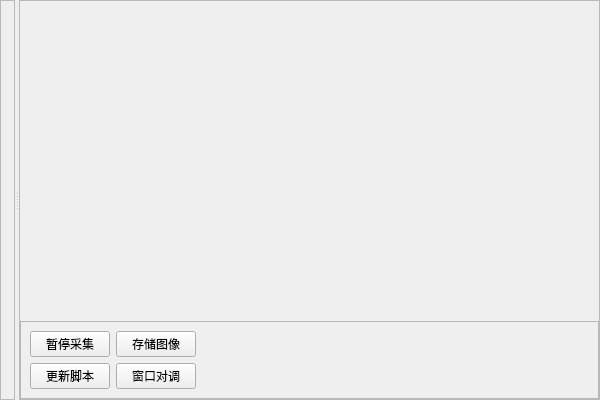
<?xml version="1.0" encoding="UTF-8"?>
<ui version="4.0">
 <class>Form</class>
 <widget class="QWidget" name="Form">
  <property name="geometry">
   <rect>
    <x>0</x>
    <y>0</y>
    <width>600</width>
    <height>400</height>
   </rect>
  </property>
  <property name="windowTitle">
   <string>Form</string>
  </property>
  <layout class="QVBoxLayout" name="Form_lay">
   <property name="spacing">
    <number>0</number>
   </property>
   <property name="leftMargin">
    <number>0</number>
   </property>
   <property name="topMargin">
    <number>0</number>
   </property>
   <property name="rightMargin">
    <number>0</number>
   </property>
   <property name="bottomMargin">
    <number>0</number>
   </property>
   <item>
    <layout class="QHBoxLayout" name="header"/>
   </item>
   <item>
    <widget class="QSplitter" name="splitter">
     <property name="orientation">
      <enum>Qt::Horizontal</enum>
     </property>
     <widget class="QFrame" name="wx_left">
      <property name="frameShape">
       <enum>QFrame::StyledPanel</enum>
      </property>
      <property name="frameShadow">
       <enum>QFrame::Raised</enum>
      </property>
      <layout class="QVBoxLayout" name="left">
       <property name="leftMargin">
        <number>2</number>
       </property>
       <property name="topMargin">
        <number>2</number>
       </property>
       <property name="rightMargin">
        <number>2</number>
       </property>
       <property name="bottomMargin">
        <number>2</number>
       </property>
      </layout>
     </widget>
     <widget class="QFrame" name="wx_right">
      <property name="frameShape">
       <enum>QFrame::StyledPanel</enum>
      </property>
      <property name="frameShadow">
       <enum>QFrame::Raised</enum>
      </property>
      <layout class="QVBoxLayout" name="right">
       <property name="spacing">
        <number>2</number>
       </property>
       <property name="leftMargin">
        <number>0</number>
       </property>
       <property name="topMargin">
        <number>0</number>
       </property>
       <property name="rightMargin">
        <number>0</number>
       </property>
       <property name="bottomMargin">
        <number>0</number>
       </property>
       <item>
        <layout class="QVBoxLayout" name="rup">
         <property name="leftMargin">
          <number>2</number>
         </property>
         <property name="topMargin">
          <number>2</number>
         </property>
         <property name="rightMargin">
          <number>2</number>
         </property>
         <property name="bottomMargin">
          <number>2</number>
         </property>
        </layout>
       </item>
       <item>
        <spacer name="verticalSpacer">
         <property name="orientation">
          <enum>Qt::Vertical</enum>
         </property>
         <property name="sizeHint" stdset="0">
          <size>
           <width>20</width>
           <height>40</height>
          </size>
         </property>
        </spacer>
       </item>
       <item>
        <widget class="QFrame" name="controlers">
         <property name="frameShape">
          <enum>QFrame::StyledPanel</enum>
         </property>
         <property name="frameShadow">
          <enum>QFrame::Raised</enum>
         </property>
         <layout class="QGridLayout" name="rdown">
          <item row="1" column="0">
           <widget class="QPushButton" name="btn_update_script">
            <property name="text">
             <string>更新脚本</string>
            </property>
           </widget>
          </item>
          <item row="0" column="1">
           <widget class="QPushButton" name="btn_save_image">
            <property name="text">
             <string>存储图像</string>
            </property>
           </widget>
          </item>
          <item row="1" column="1">
           <widget class="QPushButton" name="btn_switch_wins">
            <property name="text">
             <string>窗口对调</string>
            </property>
           </widget>
          </item>
          <item row="0" column="0">
           <widget class="QPushButton" name="btn_pause">
            <property name="text">
             <string>暂停采集</string>
            </property>
           </widget>
          </item>
          <item row="0" column="2">
           <spacer name="horizontalSpacer">
            <property name="orientation">
             <enum>Qt::Horizontal</enum>
            </property>
            <property name="sizeHint" stdset="0">
             <size>
              <width>40</width>
              <height>20</height>
             </size>
            </property>
           </spacer>
          </item>
         </layout>
        </widget>
       </item>
      </layout>
     </widget>
    </widget>
   </item>
   <item>
    <layout class="QHBoxLayout" name="footer"/>
   </item>
  </layout>
 </widget>
 <resources/>
 <connections/>
</ui>
